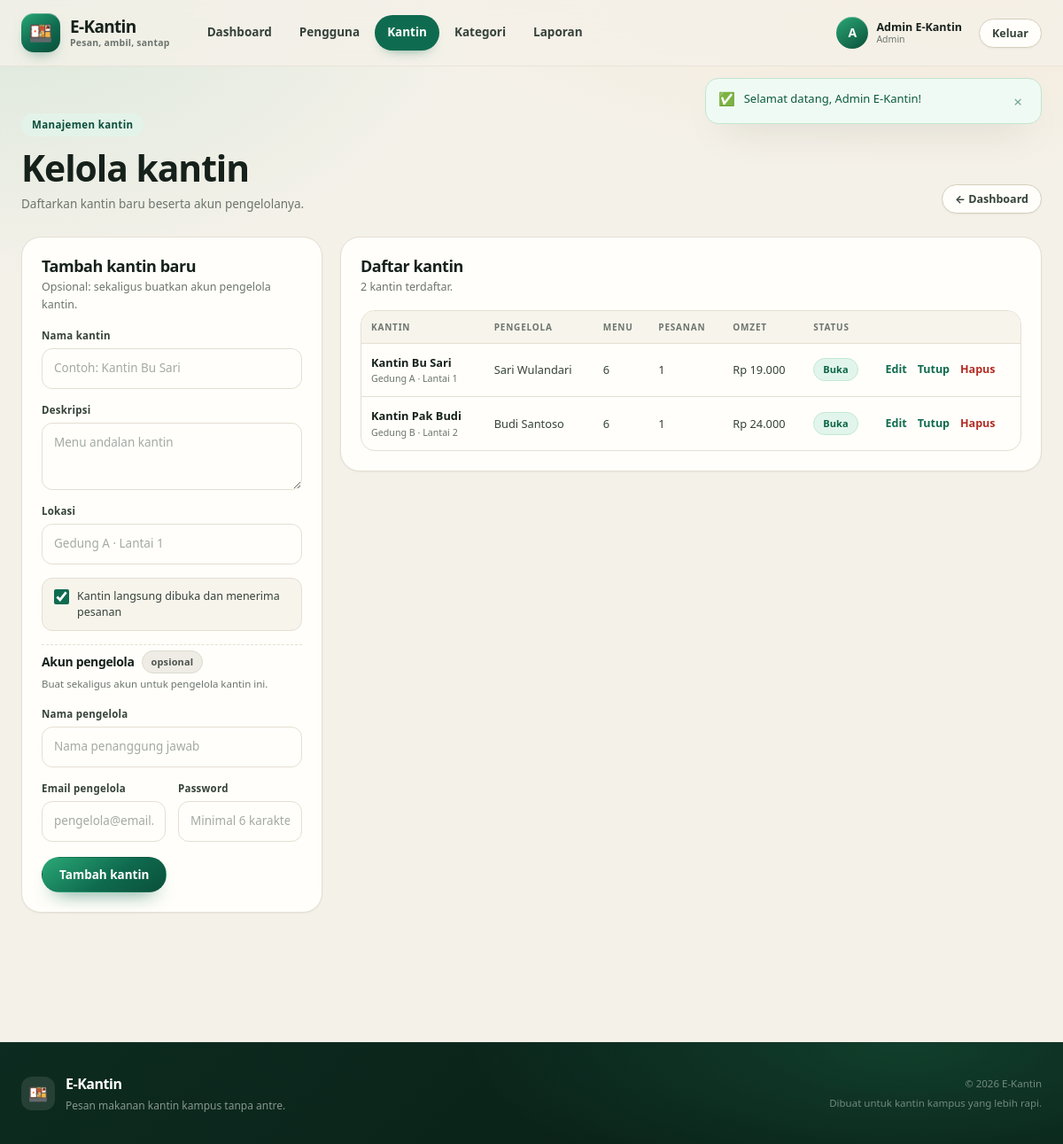
Screenshot of /admin/kantin.php (signed in) with the database file from the repository.
### tables this page shows
CREATE TABLE IF NOT EXISTS users (
  id INT UNSIGNED AUTO_INCREMENT PRIMARY KEY,
  nama VARCHAR(100) NOT NULL,
  email VARCHAR(150) NOT NULL UNIQUE,
  password VARCHAR(255) NOT NULL,
  role ENUM('admin','kantin','siswa') NOT NULL DEFAULT 'siswa',
  no_hp VARCHAR(20) DEFAULT NULL,
  kantin_id INT UNSIGNED DEFAULT NULL,
  created_at TIMESTAMP NOT NULL DEFAULT CURRENT_TIMESTAMP,
  CONSTRAINT fk_users_kantin FOREIGN KEY (kantin_id) REFERENCES kantin(id) ON DELETE SET NULL
);

CREATE TABLE IF NOT EXISTS kantin (
  id INT UNSIGNED AUTO_INCREMENT PRIMARY KEY,
  nama VARCHAR(100) NOT NULL,
  deskripsi VARCHAR(255) DEFAULT NULL,
  lokasi VARCHAR(150) DEFAULT NULL,
  is_open TINYINT(1) NOT NULL DEFAULT 1,
  created_at TIMESTAMP NOT NULL DEFAULT CURRENT_TIMESTAMP
);

### includes/functions.php (called while the page is built, shortened)
<?php
function url(string $path = ''): string
{
    return BASE_URL . '/' . ltrim($path, '/');
}
function e(mixed $value): string
{
    return htmlspecialchars((string) $value, ENT_QUOTES, 'UTF-8');
}
function take_flashes(): array
{
    $flashes = $_SESSION['flash'] ?? [];
    return $flashes;
}
function current_user(): ?array
{
    global $pdo;
    static $cached = false;
    if ($cached !== false) {
        return $cached;
    }
    $stmt = $pdo->prepare(
        'SELECT u.*, k.nama AS nama_kantin, k.is_open AS kantin_open
         FROM users u
         LEFT JOIN kantin k ON k.id = u.kantin_id
         WHERE u.id = ?'
    );
    $stmt->execute([(int) $_SESSION['user_id']]);
    $user = $stmt->fetch();
    return $cached = $user;
}
function require_login(): array
{
    $user = current_user();
    return $user;
}
function require_role(string $role): array
{
    $user = require_login();
    return $user;
}
function role_label(string $role): string
{
    return match ($role) {
        'admin'  => 'Admin',
        'kantin' => 'Pengelola Kantin',
        default  => 'Siswa',
    };
}
function rupiah(int|float|string $number): string
{
    return 'Rp ' . number_format((int) $number, 0, ',', '.');
}

### admin/kantin.php (the view, shortened to what this page needs)
<?php
require __DIR__ . '/../config.php';
$user = require_role('admin');
$editing = null;
$kantins = $pdo->query(
    'SELECT k.*,
            (SELECT COUNT(*) FROM menu m WHERE m.kantin_id = k.id) AS jumlah_menu,
            (SELECT COUNT(*) FROM pesanan p WHERE p.kantin_id = k.id) AS jumlah_pesanan,
            (SELECT COALESCE(SUM(p.total), 0) FROM pesanan p WHERE p.kantin_id = k.id AND p.status <> "dibatalkan") AS omzet,
            (SELECT GROUP_CONCAT(u.nama SEPARATOR ", ") FROM users u WHERE u.kantin_id = k.id AND u.role = "kantin") AS pengelola
     FROM kantin k
     ORDER BY k.nama'
)->fetchAll();
$active = 'kantin';
require __DIR__ . '/../includes/header.php';
?>
<section class="section">
    <div class="page-head">
        <div>
            <span class="eyebrow">Manajemen kantin</span>
            <h1>Kelola kantin</h1>
            <p class="section-sub">Daftarkan kantin baru beserta akun pengelolanya.</p>
        </div>
        <a class="btn btn-ghost btn-sm" href="<?= e(url('admin/index.php')) ?>">← Dashboard</a>
    </div>
    <div class="menu-admin-layout">
        <div class="panel">
            <div class="panel-head">
                <h2><?= $editing ? 'Edit kantin' : 'Tambah kantin baru' ?></h2>
                <p><?= $editing ? 'Perbarui informasi kantin.' : 'Opsional: sekaligus buatkan akun pengelola kantin.' ?></p>
            </div>
            <form method="post" class="stack-form">
                <label class="field">
                    <span>Nama kantin</span>
                    <input type="text" name="nama" value="<?= e($editing['nama'] ?? '') ?>" placeholder="Contoh: Kantin Bu Sari" required>
                </label>
                <label class="field">
                    <span>Deskripsi</span>
                    <textarea name="deskripsi" rows="2" maxlength="255" placeholder="Menu andalan kantin"><?= e($editing['deskripsi'] ?? '') ?></textarea>
                </label>
                <label class="field">
                    <span>Lokasi</span>
                    <input type="text" name="lokasi" value="<?= e($editing['lokasi'] ?? '') ?>" placeholder="Gedung A · Lantai 1">
                </label>
                <label class="check-line">
                    <input type="checkbox" name="is_open" value="1" <?= !$editing || (int) $editing['is_open'] === 1 ? 'checked' : '' ?>>
                    <span>Kantin langsung dibuka dan menerima pesanan</span>
                </label>
                <?php if (!$editing): ?>
                    <div class="form-section">
                        <h3>Akun pengelola <span class="badge badge-gray">opsional</span></h3>
                        <p>Buat sekaligus akun untuk pengelola kantin ini.</p>
                    </div>
                    <label class="field">
                        <span>Nama pengelola</span>
                        <input type="text" name="admin_nama" placeholder="Nama penanggung jawab">
                    </label>
                    <div class="form-row">
                        <label class="field">
                            <span>Email pengelola</span>
                            <input type="email" name="admin_email" placeholder="pengelola@email.com">
                        </label>
                        <label class="field">
                            <span>Password</span>
                            <input type="text" name="admin_password" placeholder="Minimal 6 karakter">
                        </label>
                    </div>
                <?php endif; ?>
                <div class="form-actions">
                    <button class="btn btn-primary" type="submit"><?= $editing ? 'Simpan perubahan' : 'Tambah kantin' ?></button>
                </div>
            </form>
        </div>
        <div class="panel">
            <div class="panel-head">
                <h2>Daftar kantin</h2>
                <p><?= count($kantins) ?> kantin terdaftar.</p>
            </div>
            <div class="table-wrap">
                <table class="data-table">
                    <thead>
                        <tr><th>Kantin</th><th>Pengelola</th><th>Menu</th><th>Pesanan</th><th>Omzet</th><th>Status</th><th></th></tr>
                    </thead>
                    <tbody>
                        <?php foreach ($kantins as $kantin): ?>
                            <tr>
                                <td>
                                    <div>
                                        <strong><?= e($kantin['nama']) ?></strong>
                                        <small class="block muted"><?= e($kantin['lokasi'] ?: 'Lokasi belum diatur') ?></small>
                                    </div>
                                </td>
                                <td><?= e($kantin['pengelola'] ?: '—') ?></td>
                                <td><?= (int) $kantin['jumlah_menu'] ?></td>
                                <td><?= (int) $kantin['jumlah_pesanan'] ?></td>
                                <td class="nowrap"><?= e(rupiah($kantin['omzet'])) ?></td>
                                <td><span class="badge <?= (int) $kantin['is_open'] === 1 ? 'badge-green' : 'badge-red' ?>"><?= (int) $kantin['is_open'] === 1 ? 'Buka' : 'Tutup' ?></span></td>
                                <td>
                                    <div class="table-actions">
                                        <a class="link-more" href="<?= e(url('admin/kantin.php?edit=' . (int) $kantin['id'])) ?>">Edit</a>
                                        <form method="post">
                                            <button class="link-more" type="submit"><?= (int) $kantin['is_open'] === 1 ? 'Tutup' : 'Buka' ?></button>
                                        </form>
                                        <form method="post" data-confirm="Hapus kantin <?= e($kantin['nama']) ?>?">
                                            <button class="link-danger" type="submit">Hapus</button>
                                        </form>
                                    </div>
                                </td>
                            </tr>
                        <?php endforeach; ?>
                    </tbody>
                </table>
            </div>
        </div>
    </div>
</section>
<?php require __DIR__ . '/../includes/footer.php'; ?>

### includes/header.php (shortened to what this page needs)
<?php
$user = current_user();
$active = $active ?? '';
$bodyClass = $bodyClass ?? '';
?>
<!DOCTYPE html>
<html lang="id">
<head>
    <link rel="stylesheet" href="<?= e(url('assets/style.css')) ?>">
</head>
<body class="<?= e($bodyClass) ?>">
<header class="site-header" data-header>
    <div class="container nav-wrap">
        <a class="brand" href="<?= e(url('index.php')) ?>">
            <span class="brand-mark">🍱</span>
            <span class="brand-text">
                <strong>E-Kantin</strong>
                <small>Pesan, ambil, santap</small>
            </span>
        </a>
        <nav class="main-nav" data-nav>
            <?php if (!$user): ?>
                <a class="<?= $active === 'menu' ? 'active' : '' ?>" href="<?= e(url('index.php')) ?>">Menu</a>
            <?php elseif ($user['role'] === 'siswa'): ?>
                <a class="<?= $active === 'menu' ? 'active' : '' ?>" href="<?= e(url('index.php')) ?>">Menu</a>
                <a class="<?= $active === 'pesanan' ? 'active' : '' ?>" href="<?= e(url('pesanan.php')) ?>">Pesanan Saya</a>
            <?php else: ?>
                <a class="<?= $active === 'dashboard' ? 'active' : '' ?>" href="<?= e(url('admin/index.php')) ?>">Dashboard</a>
                <a class="<?= $active === 'pengguna' ? 'active' : '' ?>" href="<?= e(url('admin/pengguna.php')) ?>">Pengguna</a>
                <a class="<?= $active === 'kantin' ? 'active' : '' ?>" href="<?= e(url('admin/kantin.php')) ?>">Kantin</a>
                <a class="<?= $active === 'kategori' ? 'active' : '' ?>" href="<?= e(url('admin/kategori.php')) ?>">Kategori</a>
                <a class="<?= $active === 'laporan' ? 'active' : '' ?>" href="<?= e(url('admin/laporan.php')) ?>">Laporan</a>
            <?php endif; ?>
        </nav>
        <div class="nav-actions">
            <?php if ($user): ?>
                <div class="user-menu">
                    <a class="user-chip" href="<?= e(url('akun.php')) ?>">
                        <span class="avatar"><?= e(strtoupper(mb_substr($user['nama'], 0, 1))) ?></span>
                        <span class="user-chip-text">
                            <strong><?= e($user['nama']) ?></strong>
                            <small><?= e(role_label($user['role'])) ?></small>
                        </span>
                    </a>
                    <a class="btn btn-ghost btn-sm" href="<?= e(url('logout.php')) ?>">Keluar</a>
                </div>
            <?php else: ?>
                <a class="btn btn-ghost btn-sm" href="<?= e(url('login.php')) ?>">Masuk</a>
                <a class="btn btn-primary btn-sm" href="<?= e(url('register.php')) ?>">Daftar</a>
            <?php endif; ?>
        </div>
    </div>
</header>
<?php $flashes = take_flashes(); ?>
<?php if ($flashes): ?>
    <div class="container flash-stack">
        <?php foreach ($flashes as $item): ?>
            <div class="flash flash-<?= e($item['type']) ?>" role="status" data-flash>
                <span class="flash-icon"><?= $item['type'] === 'success' ? '✅' : ($item['type'] === 'error' ? '⚠️' : 'ℹ️') ?></span>
                <span><?= e($item['message']) ?></span>
                <button type="button" class="flash-close" aria-label="Tutup" data-flash-close>×</button>
            </div>
        <?php endforeach; ?>
    </div>
<?php endif; ?>
<main class="page">

### rows the page displays
users: nama "A", nama "Admin E-Kantin", role "Admin"
kantin: nama "Kantin Bu Sari", lokasi "Gedung A · Lantai 1", pengelola "Sari Wulandari", jumlah_menu "6", jumlah_pesanan "1", omzet "Rp 19.000", is_open "Buka"
kantin: nama "Kantin Pak Budi", lokasi "Gedung B · Lantai 2", pengelola "Budi Santoso", jumlah_menu "6", jumlah_pesanan "1", omzet "Rp 24.000", is_open "Buka"

### other values shown
$item['message'] "Selamat datang, Admin E-Kantin!"
count($kantins) "2"
